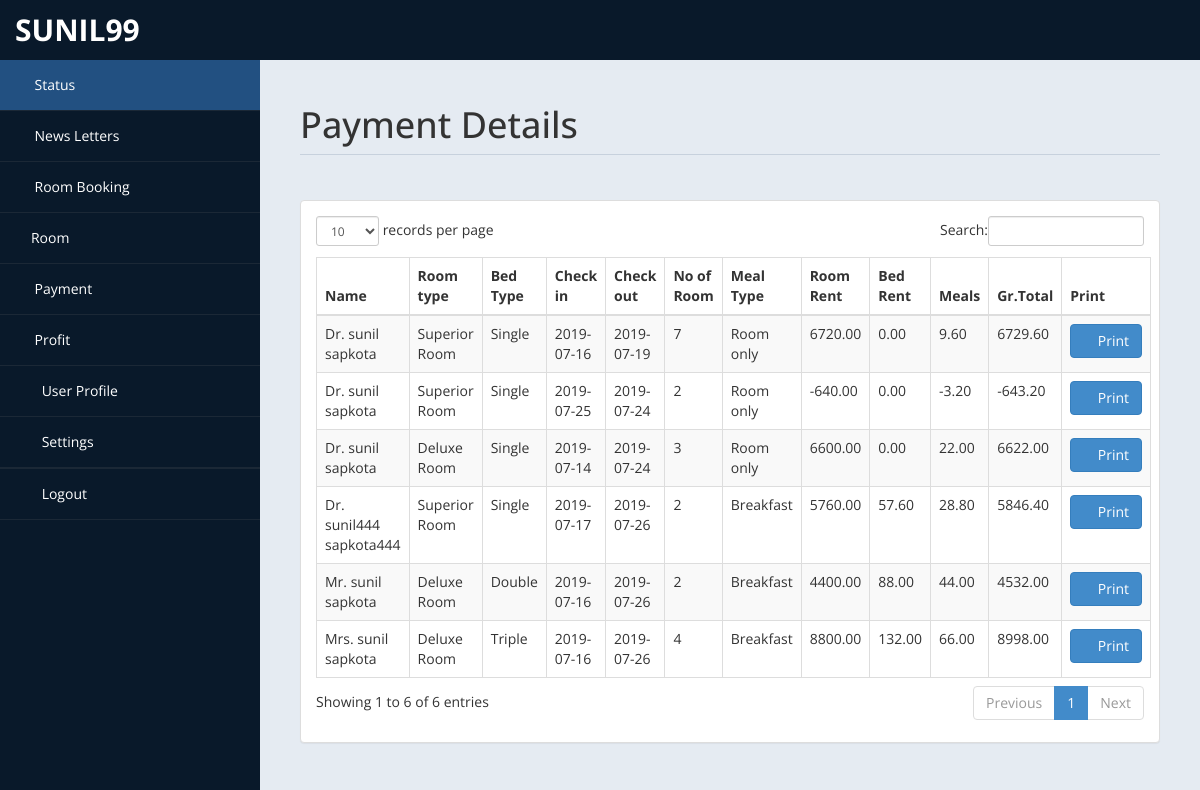
Screenshot of /homestay/admin/payment.php (signed in) with the database file from the repository.
### tables this page shows
CREATE TABLE `payment` (
  `id` int(11) DEFAULT NULL,
  `title` varchar(5) DEFAULT NULL,
  `fname` varchar(30) DEFAULT NULL,
  `lname` varchar(30) DEFAULT NULL,
  `troom` varchar(30) DEFAULT NULL,
  `tbed` varchar(30) DEFAULT NULL,
  `nroom` int(11) DEFAULT NULL,
  `cin` date DEFAULT NULL,
  `cout` date DEFAULT NULL,
  `ttot` double(8,2) DEFAULT NULL,
  `fintot` double(8,2) DEFAULT NULL,
  `mepr` double(8,2) DEFAULT NULL,
  `meal` varchar(30) DEFAULT NULL,
  `btot` double(8,2) DEFAULT NULL,
  `noofdays` int(11) DEFAULT NULL
);

### homestay/admin/payment.php (the view, shortened to what this page needs)
<!DOCTYPE html>
<html xmlns="http://www.w3.org/1999/xhtml">
<head>
    <link href="assets/css/bootstrap.css" rel="stylesheet" />
    <link href="assets/css/font-awesome.css" rel="stylesheet" />
    <link href="assets/css/custom-styles.css" rel="stylesheet" />
    <link href="assets/js/dataTables/dataTables.bootstrap.css" rel="stylesheet" />
</head>
<body>
    <div id="wrapper">
               <?php require'nav.php'; ?>
        <div id="page-wrapper" >
            <div id="page-inner">
			 <div class="row">
                    <div class="col-md-12">
                        <h1 class="page-header">
                           Payment Details<small> </small>
                        </h1>
                    </div>
                </div>
            <div class="row">
                <div class="col-md-12">
                    <div class="panel panel-default">
                        <div class="panel-body">
                            <div class="table-responsive">
                                <table class="table table-striped table-bordered table-hover" id="dataTables-example">
                                    <thead>
                                        <tr>
                                            <th>Name</th>
											<th>Room type</th>
                                            <th>Bed Type</th>
                                            <th>Check in</th>
											<th>Check out</th>
											<th>No of Room</th>
											<th>Meal Type</th>
                                            <th>Room Rent</th>
											<th>Bed Rent</th>
											<th>Meals </th>
											<th>Gr.Total</th>
											<th>Print</th>
                                        </tr>
                                    </thead>
                                    <tbody>
									<?php
										include ('db.php');
										$sql="select * from payment";
										$re = mysqli_query($con,$sql);
										while($row = mysqli_fetch_array($re))
										{
											$id = $row['id'];
											if($id % 2 ==1 )
											{
												echo"<tr class='gradeC'>
													<td>".$row['title']." ".$row['fname']." ".$row['lname']."</td>
													<td>".$row['troom']."</td>
													<td>".$row['tbed']."</td>
													<td>".$row['cin']."</td>
													<td>".$row['cout']."</td>
													<td>".$row['nroom']."</td>
													<td>".$row['meal']."</td>
													<td>".$row['ttot']."</td>
													<td>".$row['mepr']."</td>
													<td>".$row['btot']."</td>
													<td>".$row['fintot']."</td>
													<td>
                                                    <a href=''> <button class='btn btn-primary'><i class='fa fa-print' ></i> Print</button></td>
													</tr>";
											}
											else
											{
												echo"<tr class='gradeU'>
													<td>".$row['title']." ".$row['fname']." ".$row['lname']."</td>
													<td>".$row['troom']."</td>
													<td>".$row['tbed']."</td>
													<td>".$row['cin']."</td>
													<td>".$row['cout']."</td>
													<td>".$row['nroom']."</td>
													<td>".$row['meal']."</td>
													<td>".$row['ttot']."</td>
													<td>".$row['mepr']."</td>
													<td>".$row['btot']."</td>
													<td>".$row['fintot']."</td>
													<td><a href=''> <button class='btn btn-primary'> <i class='fa fa-print' ></i> Print</button></td>
													</tr>";
											}
										}
									?>
                                    </tbody>
                                </table>
                            </div>
                        </div>
                    </div>
                </div>
            </div>
                </div>
            </div>
    </div>
</body>
</html>

### homestay/admin/assets/css/custom-styles.css (style rules this page uses)
body { font-family: 'Open Sans', sans-serif; }
#wrapper { width: 100%; background:#09192A; }
#page-wrapper { padding: 15px 15px; min-height: 600px; background:#E5EBF2; }
#page-inner { width:100%; margin:10px 20px 10px 0px; background-color:transparent; padding:10px; min-height:1200px; }
h1, .h1, h2, .h2, h3, .h3 { margin-top: 7px; margin-bottom: -5px; }
.page-header { padding-bottom: 9px; margin: 10px 0 45px; border-bottom: 1px solid #C7D1DD; }
@media (min-width:768px) { #page-wrapper { margin: 0 0 0 260px; padding: 15px 30px; min-height: 1200px; } }

### rows the page displays
payment: title "Dr.", fname "sunil", lname "sapkota", troom "Superior Room", tbed "Single", cin "2019-07-16", cout "2019-07-19", nroom "7", meal "Room only", ttot "6720.00", mepr "0.00", btot "9.60", fintot "6729.60"
payment: title "Dr.", fname "sunil", lname "sapkota", troom "Superior Room", tbed "Single", cin "2019-07-25", cout "2019-07-24", nroom "2", meal "Room only", ttot "-640.00", mepr "0.00", btot "-3.20", fintot "-643.20"
payment: title "Dr.", fname "sunil444", lname "sapkota444", troom "Superior Room", tbed "Single", cin "2019-07-17", cout "2019-07-26", nroom "2", meal "Breakfast", ttot "5760.00", mepr "57.60", btot "28.80", fintot "5846.40"
payment: title "Mrs.", fname "sunil", lname "sapkota", troom "Deluxe Room", tbed "Triple", cin "2019-07-16", cout "2019-07-26", nroom "4", meal "Breakfast", ttot "8800.00", mepr "132.00", btot "66.00", fintot "8998.00"
payment: title "Mr.", fname "sunil", lname "sapkota", troom "Deluxe Room", tbed "Double", cin "2019-07-16", cout "2019-07-26", nroom "2", meal "Breakfast", ttot "4400.00", mepr "88.00", btot "44.00", fintot "4532.00"
payment: title "Dr.", fname "sunil", lname "sapkota", troom "Deluxe Room", tbed "Single", cin "2019-07-14", cout "2019-07-24", nroom "3", meal "Room only", ttot "6600.00", mepr "0.00", btot "22.00", fintot "6622.00"

### other values shown
$_SESSION["user"] "SUNIL99"
